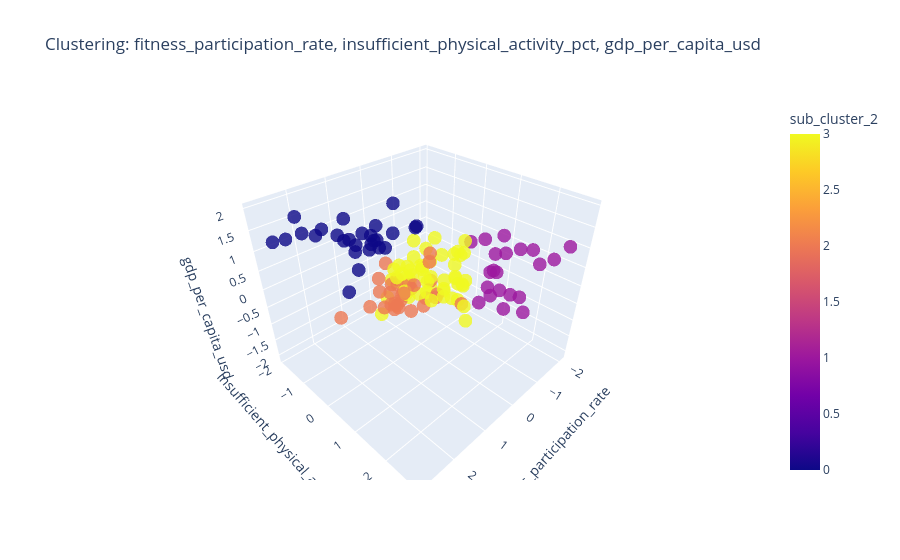

Notebook code for this chart:
### Code cell
fig = px.scatter_3d(
    df,
    x="fitness_participation_rate",
    y="insufficient_physical_activity_pct",
    z="gdp_per_capita_usd",
    custom_data=['country', 'region'],
    color="sub_cluster_2",
    title="Clustering: fitness_participation_rate, insufficient_physical_activity_pct, gdp_per_capita_usd",
    opacity=0.8,
)

fig.update_traces(
    hovertemplate="<br>".join([
        "country: %{customdata[0]}",
        "region: %{customdata[1]}",
        "X: %{x}",
        "Y: %{y}",
        "Z: %{z}"
    ])
)

fig.show()

### Figure 1 — Plotly figure (JSON) as saved in the notebook; plotly's stock layout.template omitted (floating-point values rounded to 4 significant figures; data arrays with more than 128 entries replaced by an {"elided": "..."} marker saying what was removed)
{"data": [{"customdata": {"elided": "132x2 str values"}, "hovertemplate": "country: %{customdata[0]}<br>region: %{customdata[1]}<br>X: %{x}<br>Y: %{y}<br>Z: %{z}", "legendgroup": "", "marker": {"color": {"elided": "132 int values"}, "coloraxis": "coloraxis", "opacity": 0.8, "symbol": "circle"}, "mode": "markers", "name": "", "scene": "scene", "showlegend": false, "type": "scatter3d", "x": {"elided": "132 float values"}, "y": {"elided": "132 float values"}, "z": {"elided": "132 float values"}}], "layout": {"coloraxis": {"colorbar": {"title": {"text": "sub_cluster_2"}}, "colorscale": [[0, "#0d0887"], [0.1111, "#46039f"], [0.2222, "#7201a8"], [0.3333, "#9c179e"], [0.4444, "#bd3786"], [0.5556, "#d8576b"], [0.6667, "#ed7953"], [0.7778, "#fb9f3a"], [0.8889, "#fdca26"], [1, "#f0f921"]]}, "legend": {"tracegroupgap": 0}, "scene": {"domain": {"x": [0, 1], "y": [0, 1]}, "xaxis": {"title": {"text": "fitness_participation_rate"}}, "yaxis": {"title": {"text": "insufficient_physical_activity_pct"}}, "zaxis": {"title": {"text": "gdp_per_capita_usd"}}}, "title": {"text": "Clustering: fitness_participation_rate, insufficient_physical_activity_pct, gdp_per_capita_usd"}}}
